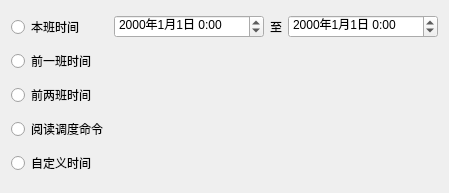
<?xml version="1.0" encoding="UTF-8"?>
<ui version="4.0">
 <class>TimeMansge</class>
 <widget class="QWidget" name="TimeMansge">
  <property name="geometry">
   <rect>
    <x>0</x>
    <y>0</y>
    <width>443</width>
    <height>193</height>
   </rect>
  </property>
  <property name="windowTitle">
   <string>时间范围</string>
  </property>
  <layout class="QGridLayout" name="gridLayout">
   <item row="0" column="0">
    <widget class="QRadioButton" name="radioButton">
     <property name="text">
      <string>本班时间</string>
     </property>
    </widget>
   </item>
   <item row="0" column="1">
    <widget class="QDateTimeEdit" name="dateTimeEdit">
     <property name="displayFormat">
      <string>yyyy年M月d日 H:mm</string>
     </property>
    </widget>
   </item>
   <item row="0" column="2">
    <widget class="QLabel" name="label">
     <property name="text">
      <string>至</string>
     </property>
    </widget>
   </item>
   <item row="0" column="3">
    <widget class="QDateTimeEdit" name="dateTimeEdit_2">
     <property name="displayFormat">
      <string>yyyy年M月d日 H:mm</string>
     </property>
    </widget>
   </item>
   <item row="1" column="0">
    <widget class="QRadioButton" name="radioButton_2">
     <property name="text">
      <string>前一班时间</string>
     </property>
    </widget>
   </item>
   <item row="2" column="0">
    <widget class="QRadioButton" name="radioButton_3">
     <property name="text">
      <string>前两班时间</string>
     </property>
    </widget>
   </item>
   <item row="3" column="0">
    <widget class="QRadioButton" name="radioButton_4">
     <property name="text">
      <string>阅读调度命令</string>
     </property>
    </widget>
   </item>
   <item row="4" column="0">
    <widget class="QRadioButton" name="radioButton_5">
     <property name="text">
      <string>自定义时间</string>
     </property>
    </widget>
   </item>
  </layout>
 </widget>
 <resources/>
 <connections/>
</ui>
